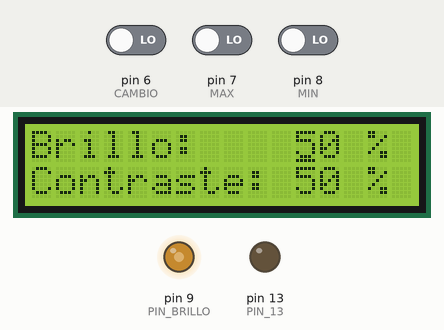
Recording of a sketch running on a simulated Arduino Uno, built with avr-gcc and run on an emulated ATmega328P. Parts: 16×2 character LCD, output pins drawn as LEDs (lit = HIGH). Dashed ring = blinking. The test bench sets the inputs (shaded band); at power-on: pin 6 (CAMBIO) LOW, pin 7 (MAX) LOW, pin 8 (MIN) LOW. Pins used as bus, display or sensor lines are not drawn.

Above: at 1.2 s.
1.3 s: pin 6 (CAMBIO) driven HIGH
At 1.61 s:
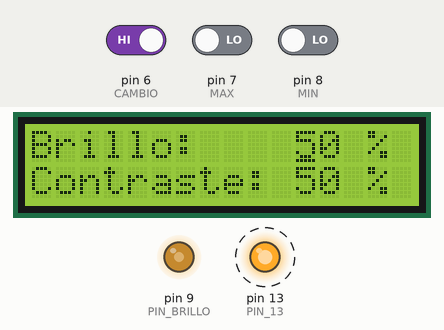
3.4 s: pin 7 (MAX) driven HIGH
At 3.82 s:
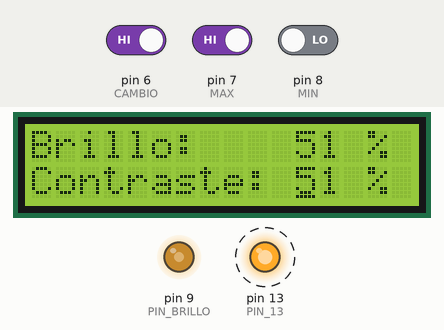
5.4 s: pin 8 (MIN) driven HIGH
At 5.73 s:
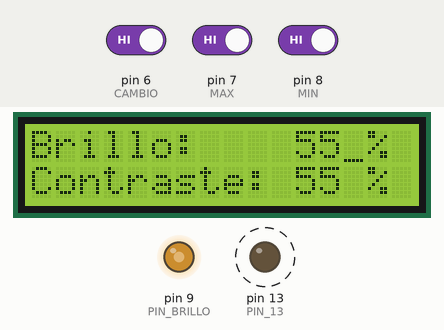
6.9 s: pin 7 (MAX) driven LOW
At 7.24 s:
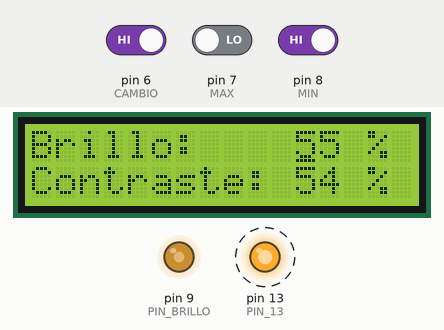
8.5 s: pin 6 (CAMBIO) driven LOW
At 11.16 s:
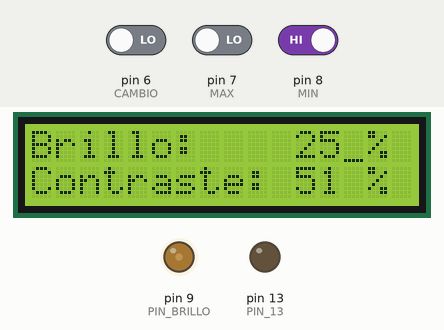
11.5 s: pin 6 (CAMBIO) driven HIGH
At 11.76 s:
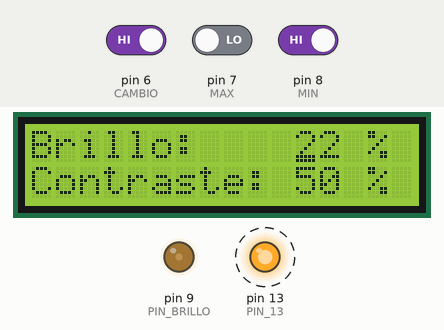
Timing chart, 0 to 21.8 s (numbered marks = the images above; inputs shaded):
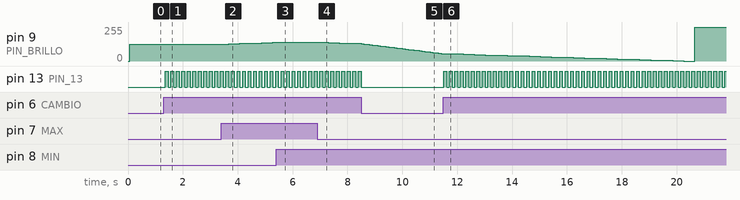

Measured:
- after the input at 1.3 s, pin 13 (PIN_13): alternates HIGH for 0.10 s and LOW for 0.10 s, starting after 0.07 s; the display: first changes after 0.07 s (image 1 shows a later state)
- after the input at 3.4 s, pin 9 (PIN_BRILLO): moves from 127/255 to 140/255 over 1.6 s, starting after 0.27 s; the display: first changes after 0.07 s (image 2 shows a later state)
- after the input at 5.4 s, pin 9 (PIN_BRILLO): stays 140/255 (without the input it goes to 142/255 after 0.28 s)
- after the input at 6.9 s, pin 9 (PIN_BRILLO): 140/255 → 137/255 after 0.39 s, → 135/255 0.40 s later, → 132/255 0.40 s later, → 130/255 0.40 s later
- after the input at 8.5 s, pin 13 (PIN_13): stops changing and stays LOW
- after the input at 11.5 s, pin 13 (PIN_13): alternates HIGH for 0.10 s and LOW for 0.10 s, starting at once

The sketch:

lcd_brillo_contraste.ino
```cpp
// (licence header left out)
#include <LiquidCrystal.h>

LiquidCrystal lcd(12, 11, 5, 4, 3, 2);

const int PIN_BRILLO = 9;
const int PIN_CONTRASTE = 10;
const int PIN_13 = 13;
const int CAMBIO = 6;
const int MAX = 7;
const int MIN = 8;

int brillo = 50; //0
int contraste = 50; //1
int buttonCambio = 0;
int buttonMax = 0;
int buttonMin = 0;
int estadoCambio = 0;

int valMaxLcd = 255;
int valMinLcd = 0;

void setup() {

  lcd.begin(16, 2);

  pinMode(CAMBIO, INPUT);
  pinMode(MAX, INPUT);
  pinMode(MIN, INPUT);

  pinMode(PIN_13, OUTPUT);

  lcd.print("Brillo:");
  lcd.setCursor(0,1);
  lcd.print("Contraste:");

  analogWrite(PIN_BRILLO, (brillo*valMaxLcd)/100);
  analogWrite(PIN_CONTRASTE, (contraste*valMaxLcd)/100);

  lcd.setCursor(11,0);
  lcd.print(brillo);
  lcd.setCursor(11,1);
  lcd.print(contraste);

  lcd.setCursor(14,0);
  lcd.print("%");
  lcd.setCursor(14,1);
  lcd.print("%");

  lcd.setCursor(11,0);
  lcd.cursor();
}

void loop() {
  buttonCambio = digitalRead(CAMBIO);
  if (buttonCambio == HIGH) {
    digitalWrite(PIN_13, HIGH);
    if(estadoCambio == 0){
      estadoCambio = 1;
      lcd.noCursor();
      lcd.setCursor(11,1);
      lcd.cursor();
      delay(100);
    }else{
      estadoCambio = 0;
      lcd.noCursor();
      lcd.setCursor(11,0);
      lcd.cursor();
      delay(100);
    }
  }
  buttonMax = digitalRead(MAX);
  buttonMin = digitalRead(MIN);
  if (buttonMax == HIGH) {
    digitalWrite(PIN_13, HIGH);
    if(estadoCambio == 0){
      brillo = brillo + 1;
      analogWrite(PIN_BRILLO, (brillo*valMaxLcd)/100);
      lcd.setCursor(11,0);
      lcd.print(brillo);
    }else{
      contraste = contraste + 1;
      analogWrite(PIN_CONTRASTE,(contraste*valMaxLcd)/100);
      lcd.setCursor(11,1);
      lcd.print(contraste);
    }
  }
  if (buttonMin == HIGH) {
    digitalWrite(PIN_13, HIGH);
    if(estadoCambio == 0){
      brillo = brillo - 1;
      analogWrite(PIN_BRILLO, (brillo*valMaxLcd)/100);
      lcd.setCursor(11,0);
      lcd.print(brillo);
    }else{
      contraste = contraste - 1;
      analogWrite(PIN_CONTRASTE, (contraste*valMaxLcd)/100);
      lcd.setCursor(11,1);
      lcd.print(contraste);
    }
  }
  digitalWrite(PIN_13, LOW);
  delay(100);
}
```
